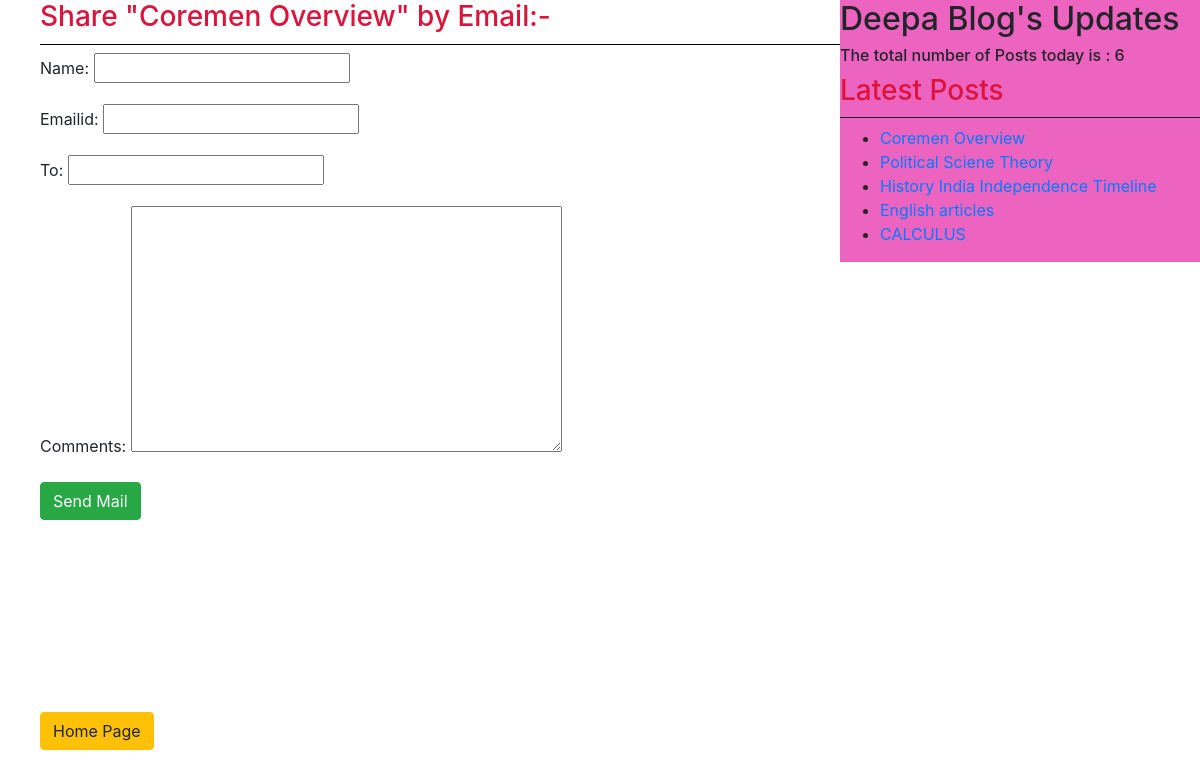
/post/mail/6, run on the app's committed database.
### blogapp/models.py (models this page shows, shortened)
class Post(models.Model):
    STATUS=(('draft','Draft'),('published','Published'))
    title = models.CharField(max_length = 150)
    slug = models.SlugField(max_length = 50, unique_for_date='publish')
    author= models.ForeignKey(User, related_name='blog_posts', on_delete=models.CASCADE)
    body = models.TextField()
    publish = models.DateTimeField(default=0,null=True)
    created = models.DateTimeField( auto_now_add=True)
    updated = models.DateTimeField(auto_now=True)
    status = models.CharField(max_length = 10, choices=STATUS, default='draft')
    tags=TaggableManager()
    class Meta:
        ordering=('-publish',)

### blogapp/views.py (the view)
# urls.py: path('mail/<int:id>',views.email_view,name='email'),
def email_view(request,id):
    post=get_object_or_404(Post,id=id)
    sent=False
    if request.method=="POST":
        form=EmailSendForm(request.POST)
        if form.is_valid():
            cd=form.cleaned_data
            subject='{} recommends you to read "{}"'.format(cd['name'],post.title)
            post_url=request.build_absolute_uri(post.get_absolute_url())
            message='Read Post at:\n {} \n \n{}\'s comments:\n{} '.format(post_url,cd['name'],cd['comments'])
            send_mail(subject,message,'deepapandey364@gmail.com',[cd['to']])
            sent=True
    else:
            form=EmailSendForm()
    return render(request, 'blogapp/email.html', {'form':form,'post':post,'sent':sent})

### blogapp/forms.py
class EmailSendForm(forms.Form):
    name = forms.CharField(max_length = 150)
    emailId = forms.EmailField()
    to =forms.EmailField()
    comments = forms.CharField(required=False,widget=forms.Textarea)

### blogapp/templatetags/blogapp_tags.py (called while the page is built)
@register.simple_tag(name='my_tag')
def total_posts():
    return Post.objects.count()

@register.inclusion_tag('blogapp/latest.html')
def show_posts():
    latest_post=Post.objects.order_by('-publish')[:5]
    return{'latest_post':latest_post}

### templates/blogapp/email.html (shortened to what this page needs)
{% extends 'blogapp/base.html' %}
{% block content %}
{%if sent %}
<h5>Email with title "{{post.title}} "sent succesfully</h5>
{%else%}
<h3>Share "{{post.title}}" by Email:-</h3>
   <form action="" method="post">
       {{form.as_p}}
       <input type="submit" class="btn btn-success btn-large" value="Send Mail">
   </form>
   {%endif%}
{% endblock content %}

### templates/blogapp/latest.html
    <ul>
        {% for p in latest_post %}
        <li><a href="p.get_absolute_url">{{p.title}}</a></li>
        {% endfor %}
    </ul>

### static/css/post.css (style rules this page uses)
h3 { font-weight: bold; border-bottom: 1px black solid; padding-bottom: 10px; font-stretch: underline; color: crimson; }

### data on the page
Post: title "Coremen Overview"
Post: title "Political Sciene Theory"
Post: title "History India Independence Timeline"
Post: title "English articles"
Post: title "CALCULUS"
